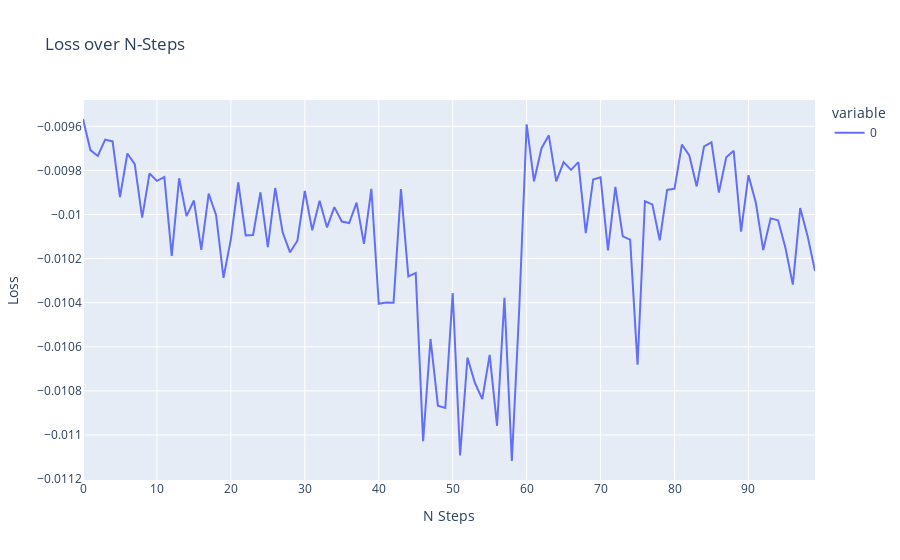

This figure's notebook cell:
### Code cell
actor = Actor(3,1)
critic = Critic(3,1)

agent = DDPGAgent(actor,max_steps=10000)

pipe = GymTransformBlock(agent=agent,n=1000,bs=10)(['Pendulum-v1'])
pipe = StepBatcher(pipe)

pipe = ActorLossProcessor(pipe,critic,actor)

pipe_loss = LossCollector(pipe,main_buffers=[[]])
pipe = BasicOptStepper(pipe_loss,actor,1e-3)
list(pipe)
pipe_loss.show()

### Figure 1 — Plotly figure (JSON) as saved in the notebook; plotly's stock layout.template omitted (floating-point values rounded to 4 significant figures)
{"data": [{"hovertemplate": "variable=0<br>N Steps=%{x}<br>Loss=%{y}<extra></extra>", "legendgroup": "0", "line": {"color": "#636efa", "dash": "solid"}, "marker": {"symbol": "circle"}, "mode": "lines", "name": "0", "orientation": "v", "showlegend": true, "type": "scatter", "x": [0, 1, 2, 3, 4, 5, 6, 7, 8, 9, 10, 11, 12, 13, 14, 15, 16, 17, 18, 19, 20, 21, 22, 23, 24, 25, 26, 27, 28, 29, 30, 31, 32, 33, 34, 35, 36, 37, 38, 39, 40, 41, 42, 43, 44, 45, 46, 47, 48, 49, 50, 51, 52, 53, 54, 55, 56, 57, 58, 59, 60, 61, 62, 63, 64, 65, 66, 67, 68, 69, 70, 71, 72, 73, 74, 75, 76, 77, 78, 79, 80, 81, 82, 83, 84, 85, 86, 87, 88, 89, 90, 91, 92, 93, 94, 95, 96, 97, 98, 99], "xaxis": "x", "y": [-0.009567, -0.009708, -0.009734, -0.00966, -0.009668, -0.009921, -0.009723, -0.009772, -0.01001, -0.009814, -0.009847, -0.009831, -0.01019, -0.009835, -0.01001, -0.009937, -0.01016, -0.009905, -0.01, -0.01029, -0.01011, -0.009855, -0.01009, -0.01009, -0.009899, -0.01015, -0.00988, -0.01008, -0.01017, -0.01012, -0.009893, -0.01007, -0.009938, -0.01006, -0.009966, -0.01003, -0.01004, -0.009946, -0.01013, -0.009884, -0.01041, -0.0104, -0.0104, -0.009885, -0.01028, -0.01027, -0.01103, -0.01056, -0.01087, -0.01088, -0.01036, -0.01109, -0.01065, -0.01076, -0.01084, -0.01064, -0.01096, -0.01038, -0.01112, -0.01043, -0.009591, -0.00985, -0.0097, -0.009641, -0.009849, -0.009762, -0.009797, -0.009762, -0.01008, -0.009841, -0.009831, -0.01016, -0.009875, -0.0101, -0.01011, -0.01068, -0.00994, -0.009954, -0.01012, -0.009888, -0.009883, -0.009683, -0.009733, -0.009873, -0.009691, -0.009673, -0.0099, -0.009741, -0.009711, -0.01008, -0.009822, -0.009947, -0.01016, -0.01002, -0.01003, -0.01015, -0.01032, -0.009971, -0.0101, -0.01026], "yaxis": "y"}], "layout": {"legend": {"title": {"text": "variable"}, "tracegroupgap": 0}, "title": {"text": "Loss over N-Steps"}, "xaxis": {"anchor": "y", "domain": [0, 1], "title": {"text": "N Steps"}}, "yaxis": {"anchor": "x", "domain": [0, 1], "title": {"text": "Loss"}}}}
